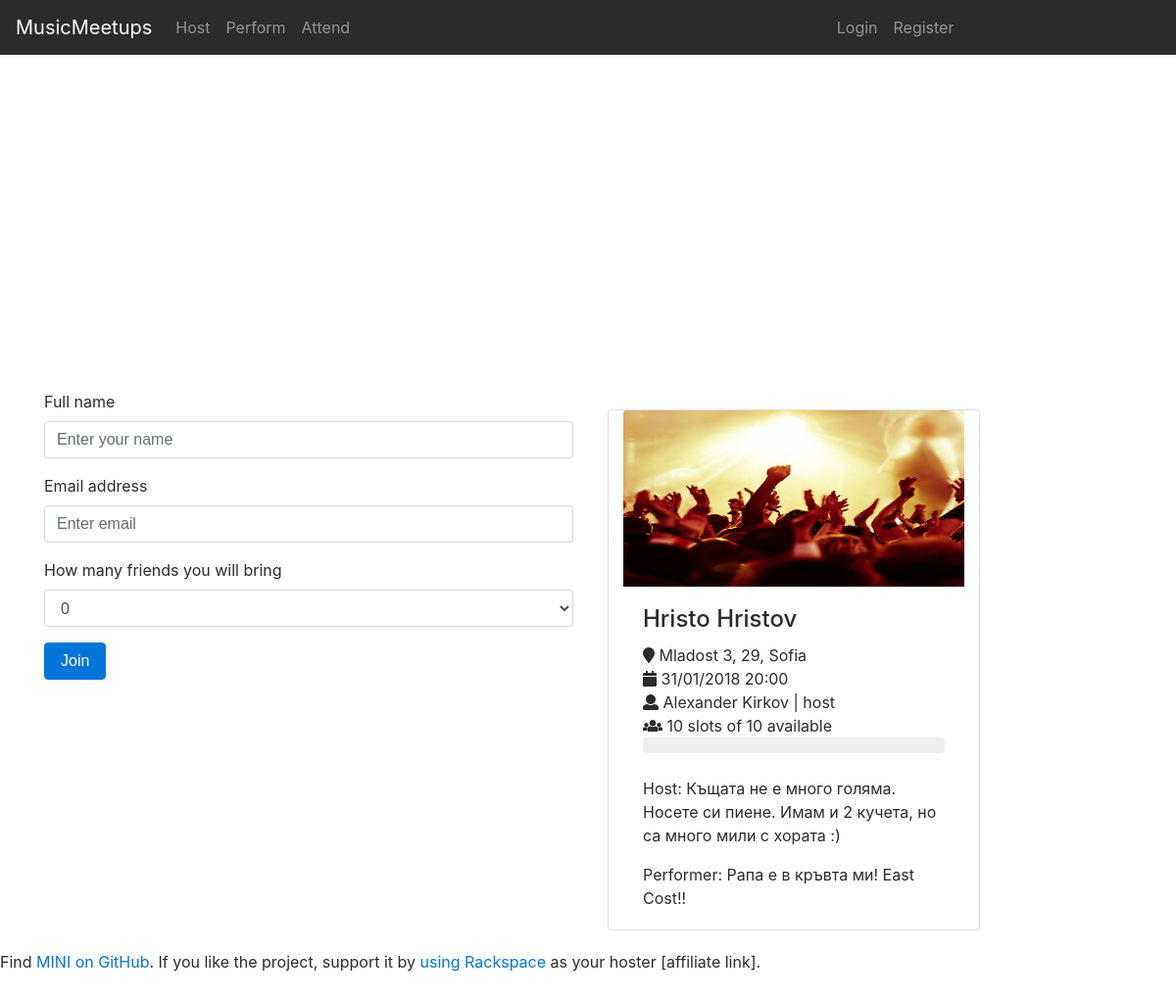
Screenshot of /attend/event/5 with the database file from the repository.
### tables this page shows
CREATE TABLE `performer`(
	`id` INT(6) NOT NULL AUTO_INCREMENT,
	`email` VARCHAR(50) NOT NULL UNIQUE,
	`name` TEXT NOT NULL,
	`number` VARCHAR(10) NOT NULL,
	`description` TEXT NOT NULL,
PRIMARY KEY (`id`)
);

CREATE TABLE `host` (
	`id` INT(6) NOT NULL AUTO_INCREMENT,
	`email` VARCHAR(50) NOT NULL UNIQUE,
	`name` TEXT NOT NULL,
	`number` VARCHAR(10) NOT NULL,
	`location` TEXT NOT NULL,
	`maxguests` INT(3) NOT NULL,
	`description` TEXT NOT NULL,
PRIMARY KEY (`id`)
);

CREATE TABLE `event` (
	`id` INT(8) NOT NULL AUTO_INCREMENT,
	`hostid` INT(6) NOT NULL,
	`performerid` INT(6),
	`date` VARCHAR(16) NOT NULL,
	`remainingplaces` INT(3),
	`minpayment` REAL,
PRIMARY KEY (`id`)
);

### application/controller/attend.php (called while the page is built, shortened)
<?php
class Attend extends Controller
{
    public function event($event_id)
    {
        $event = $this->arrayCastRecursive($this->model->selectEventWithId($event_id));
        $event['host'] = $this->arrayCastRecursive($this->model->selectHostWithId($event['hostid']));
        $event['performer'] = $this->arrayCastRecursive($this->model->selectPerformerWithId($event['performerid']));
        $event['location'] = (string)$event['host']['location'];
        require APP . 'view/_templates/header.php';
        require APP . 'view/attend/event.php';
        require APP . 'view/_templates/footer.php';
    }
}

### public/index.php (called while the page is built, shortened)
<?php
require APP . 'model/model.php';
require APP . 'core/controller.php';
$app = new Application();

### application/core/controller.php (called while the page is built, shortened)
<?php
class Controller
{
    public $db = null;
    private function openDatabaseConnection()
    {
        $options = array(PDO::ATTR_DEFAULT_FETCH_MODE => PDO::FETCH_OBJ, PDO::ATTR_ERRMODE => PDO::ERRMODE_WARNING);
        $this->db = new PDO(DB_TYPE . ':host=' . DB_HOST . ';dbname=' . DB_NAME . ';charset=' . DB_CHARSET, DB_USER, DB_PASS, $options);
    }
    public function loadModel()
    {
        $this->model = new Model($this->db);
    }
    public function arrayCastRecursive($array)
    {
        return $array;
    }
}

### application/model/model.php (called while the page is built, shortened)
<?php
class Model {
	function __construct($db) {
		try {
			$this->db = $db;
		} catch (PDOException $e) {
			exit('Databse connection could not be established.');
		}
	}
	public function selectHostWithId($hostId) {
		$sql = "SELECT id, email, name, number, location, maxguests, description FROM host WHERE id = :hostid";
		$query = $this->db->prepare($sql);
		$parameters = array(':hostid' => $hostId);
		$query->execute($parameters);
		return $query->fetch(PDO::FETCH_ASSOC);
	}
	public function selectPerformerWithId($performerId) {
		$sql = "SELECT id, email, name, number, description FROM performer WHERE id = :performerid";
		$query = $this->db->prepare($sql);
		$parameters = array(':performerid' => $performerId);
		$query->execute($parameters);
		return $query->fetch(PDO::FETCH_ASSOC);
	}
	public function selectEventWithId($eventId) {
		$sql = "SELECT id, hostid, date, performerid, minpayment, remainingplaces FROM event WHERE id = :eventid";
		$query = $this->db->prepare($sql);
		$parameters = array(':eventid' => $eventId);
		$query->execute($parameters);
		return $query->fetch(PDO::FETCH_ASSOC);
	}
}
?>

### application/view/attend/event.php (the view, shortened to what this page needs)
<div class="container">
    <div class="row">
        <div id="map" class="col-md-12" style="height: 300px;"></div>
    </div>
    <div class="row form-row">
        <form id ="attend-form"class="col-sm-12 col-md-6 col-lg-6">
            <div class="form-group">
                <label for="full-name-input">Full name</label>
                <input type="text" class="form-control" id="full-name-input" required placeholder="Enter your name">
            </div>
            <div class="form-group">
                <label for="email-input">Email address</label>
                <input type="email" class="form-control" id="email-input" required placeholder="Enter email">
            </div>
            <div class="form-group">
                <label for="extra-people-input">How many friends you will bring</label>
                <select class="form-control" id="extra-people-input">
                    <option>0</option>
                </select>
            </div>
            <button type="submit" id="submit-attender" class="btn btn-primary">Join</button>
        </form>
        <div class="card event-card col-md-5 col-lg-4">
            <img class="card-img-top" data-src="" alt="100%x180" style="height: 180px; width: 100%; display: block;"
                src=<?php echo URL; ?>img/attend_card_img.jpg data-holder-rendered="true">
            <div class="card-block">
                <h4 class="card-title"><?php echo $event['performer']['name'] ?></h4>
                <span><i class="fas fa-map-marker"></i> <?php echo $event['host']['location'] ?></span><br>
                <span><i class="fas fa-calendar"></i>  <?php echo $event['date'] ?></span><br>
                <span><i class="fas fa-user"></i>  <?php echo $event['host']['name'] ?> | host</span><br>
                <span><i class="fas fa-users"></i> <?php echo $event['remainingplaces'] . ' slots of ' . $event['host']['maxguests'] . ' available' ?> </span>
                <div class="progress">
                    </div><br>
                <p class="card-text"><?php echo ('Host: ' . $event['host']['description']) ?></p>
                <p class="card-text"><?php echo ('Performer: ' . $event['performer']['description']) ?></p>
            </div>
        </div>
    </div>
</div>

### public/css/style.css (style rules this page uses)
body { padding-top: 3rem; padding-bottom: 3rem; color: #5a5a5a; }
.container { padding-top: 20px; }
.event-card { margin: 20px; }
.form-row { padding-top: 30px; }

### rows the page displays
performer: name "Hristo Hristov", description "Рапа е в кръвта ми! East Cost!!"
host: location "Mladost 3, 29, Sofia", name "Alexander Kirkov", maxguests "10", description "Къщата не е много голяма. Носете си пиене. Имам и 2 кучета, но са много мили с хората :)"
event: date "31/01/2018 20:00", remainingplaces "10"
